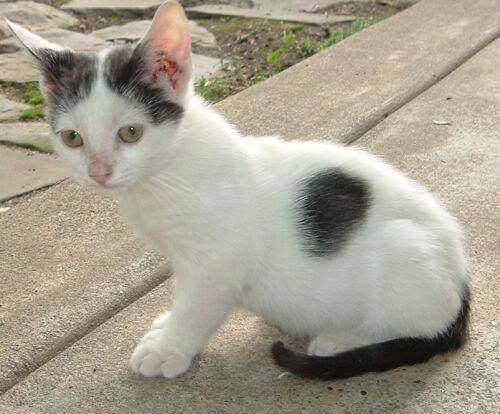
#> input picture images/cat.jpg, 500 x 414 px
$ python '图片旋转.py'
#> lines starting #> are read from the running program, lines starting #| are printed output that depends on the picture
import cv2
import numpy as np

img = cv2.imread("images/cat.jpg", 1)
#> img is the input picture: shape (414, 500, 3); mean B, G, R 144.3, 159.9, 165.9
cv2.imshow("0", img)
imgInfo = img.shape
#> imgInfo = (414, 500, 3)
height = imgInfo[0]
#> height = 414
width = imgInfo[1]
#> width = 500
# 参数1为图片中心点,参数2为旋转角度,参数3为缩放系数
matRotate = cv2.getRotationMatrix2D((height*0.5, width*0.5), 45, 0.5)
dst = cv2.warpAffine(img, matRotate, (height, width))
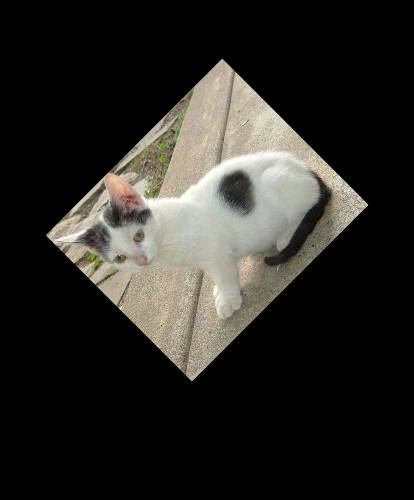
#> dst: shape (500, 414, 3); mean B, G, R 36, 40, 41.4
cv2.imshow("1", dst)
cv2.waitKey(0)
